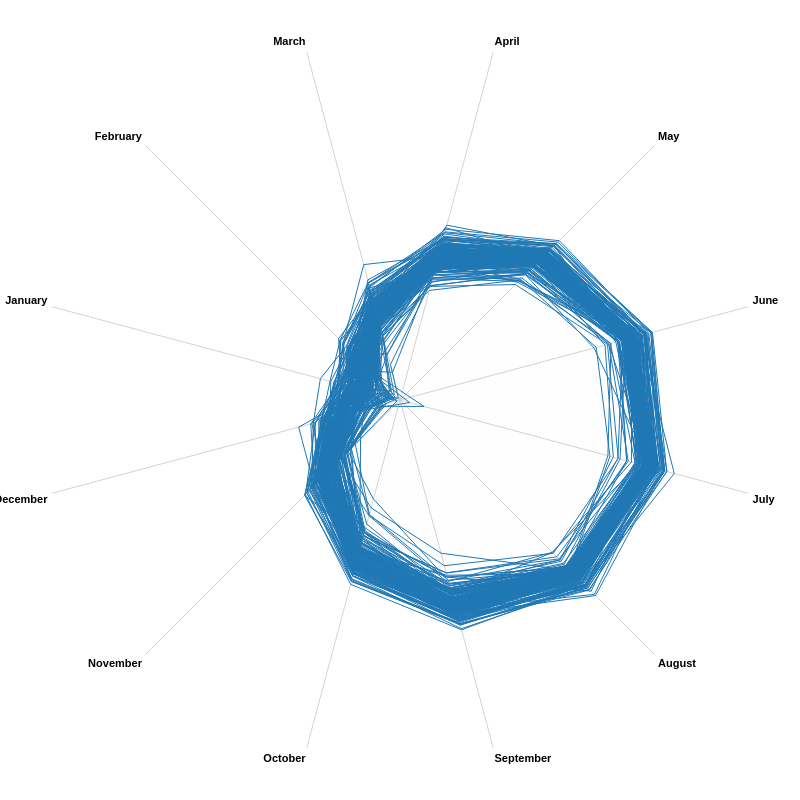

Describe this chart as a Vega-Lite specification.
### Vega specification from a JSON file in a GitHub repository (floating-point values rounded to 4 significant figures; data arrays with more than 128 entries replaced by an {"elided": "..."} marker saying what was removed)
{"$schema": "https://vega.github.io/schema/vega/v5.json", "description": "Climate Radar Chart with Year Slider and Transparent Background (Inspired by Ed Hawkins)", "width": 800, "height": 800, "padding": 40, "autosize": {"type": "none", "contains": "padding"}, "signals": [{"name": "radius", "update": "width / 2"}, {"name": "Year", "value": 2010, "bind": {"input": "range", "min": 1800, "max": 2015, "step": 5}}], "data": [{"name": "table", "values": {"elided": "2592 records"}}, {"name": "filteredTable", "source": "table", "transform": [{"type": "filter", "expr": "datum.year <= Year"}]}, {"name": "keys", "source": "filteredTable", "transform": [{"type": "aggregate", "groupby": ["key"]}]}], "scales": [{"name": "angular", "type": "point", "range": {"signal": "[-PI, PI]"}, "padding": 0.5, "domain": {"data": "table", "field": "key"}}, {"name": "radial", "type": "linear", "range": {"signal": "[0, radius]"}, "zero": true, "nice": false, "domain": {"data": "table", "field": "value"}, "domainMin": 0, "domainMax": 20}, {"name": "color", "type": "ordinal", "domain": {"data": "table", "field": "category"}, "range": {"scheme": "category10"}}], "encode": {"enter": {"x": {"signal": "radius"}, "y": {"signal": "radius"}}}, "marks": [{"type": "area", "name": "background-fill", "from": {"data": "table"}, "encode": {"enter": {"interpolate": {"value": "linear-closed"}, "x": {"signal": "scale('radial', datum.value) * cos(scale('angular', datum.key))"}, "y": {"signal": "scale('radial', datum.value) * sin(scale('angular', datum.key))"}, "y2": {"signal": "radius"}, "fill": {"value": "transparent"}, "fillOpacity": {"value": 1}}}}, {"type": "group", "name": "categories", "zindex": 1, "from": {"facet": {"data": "filteredTable", "name": "facet", "groupby": ["category"]}}, "marks": [{"type": "line", "name": "category-line", "from": {"data": "facet"}, "encode": {"enter": {"interpolate": {"value": "linear-closed"}, "x": {"signal": "scale('radial', datum.value) * cos(scale('angular', datum.key))"}, "y": {"signal": "scale('radial', datum.value) * sin(scale('angular', datum.key))"}, "stroke": {"scale": "color", "field": "category"}, "strokeWidth": {"value": 1}, "fill": {"scale": "color", "field": "category"}, "fillOpacity": {"value": 0.005}, "tooltip": [{"data": "table", "title": "Avg. Temperature:", "field": "value"}]}}}]}, {"type": "rule", "name": "radial-grid", "from": {"data": "keys"}, "zindex": 0, "encode": {"enter": {"x": {"value": 0}, "y": {"value": 0}, "x2": {"signal": "radius * cos(scale('angular', datum.key))"}, "y2": {"signal": "radius * sin(scale('angular', datum.key))"}, "stroke": {"value": "lightgray"}, "strokeWidth": {"value": 1}}}}, {"type": "text", "name": "key-label", "from": {"data": "keys"}, "zindex": 1, "encode": {"enter": {"x": {"signal": "(radius + 5) * cos(scale('angular', datum.key))"}, "y": {"signal": "(radius + 5) * sin(scale('angular', datum.key))"}, "text": {"field": "key"}, "align": [{"test": "abs(scale('angular', datum.key)) > PI / 2", "value": "right"}, {"value": "left"}], "baseline": [{"test": "scale('angular', datum.key) > 0", "value": "top"}, {"test": "scale('angular', datum.key) == 0", "value": "middle"}, {"value": "bottom"}], "fill": {"value": "black"}, "fontWeight": {"value": "bold"}}}}, {"type": "line", "name": "outer-line", "from": {"data": "radial-grid"}, "encode": {"enter": {"interpolate": {"value": "linear-closed"}, "x": {"field": "x2"}, "y": {"field": "y2"}, "stroke": {"value": "transparent"}, "strokeWidth": {"value": 1}}}}]}
